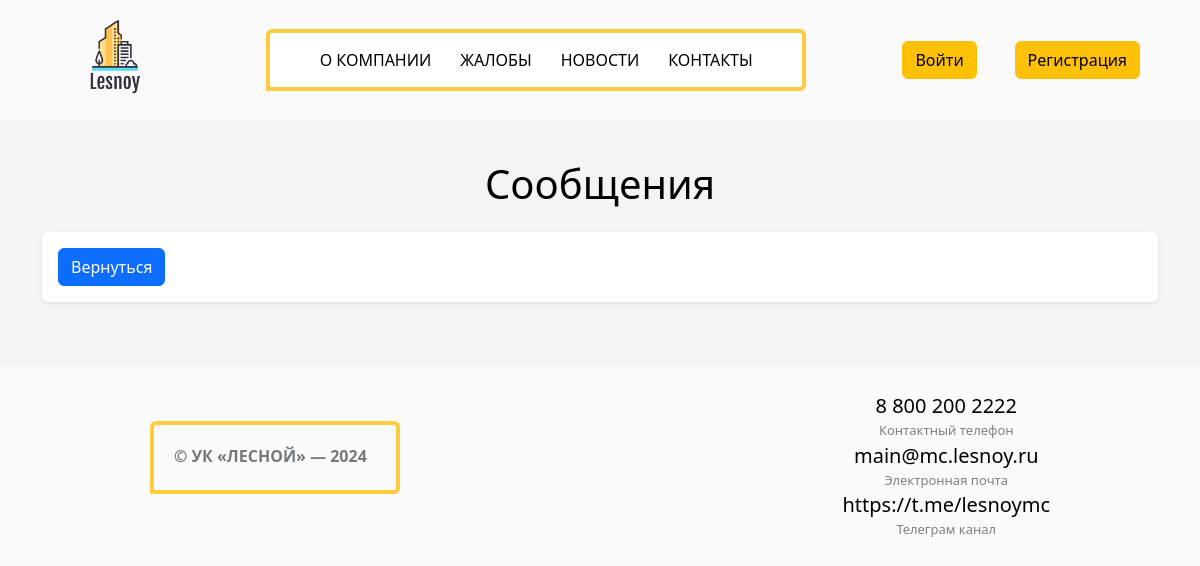
The app's page /admin_messages/reply/19, older data.
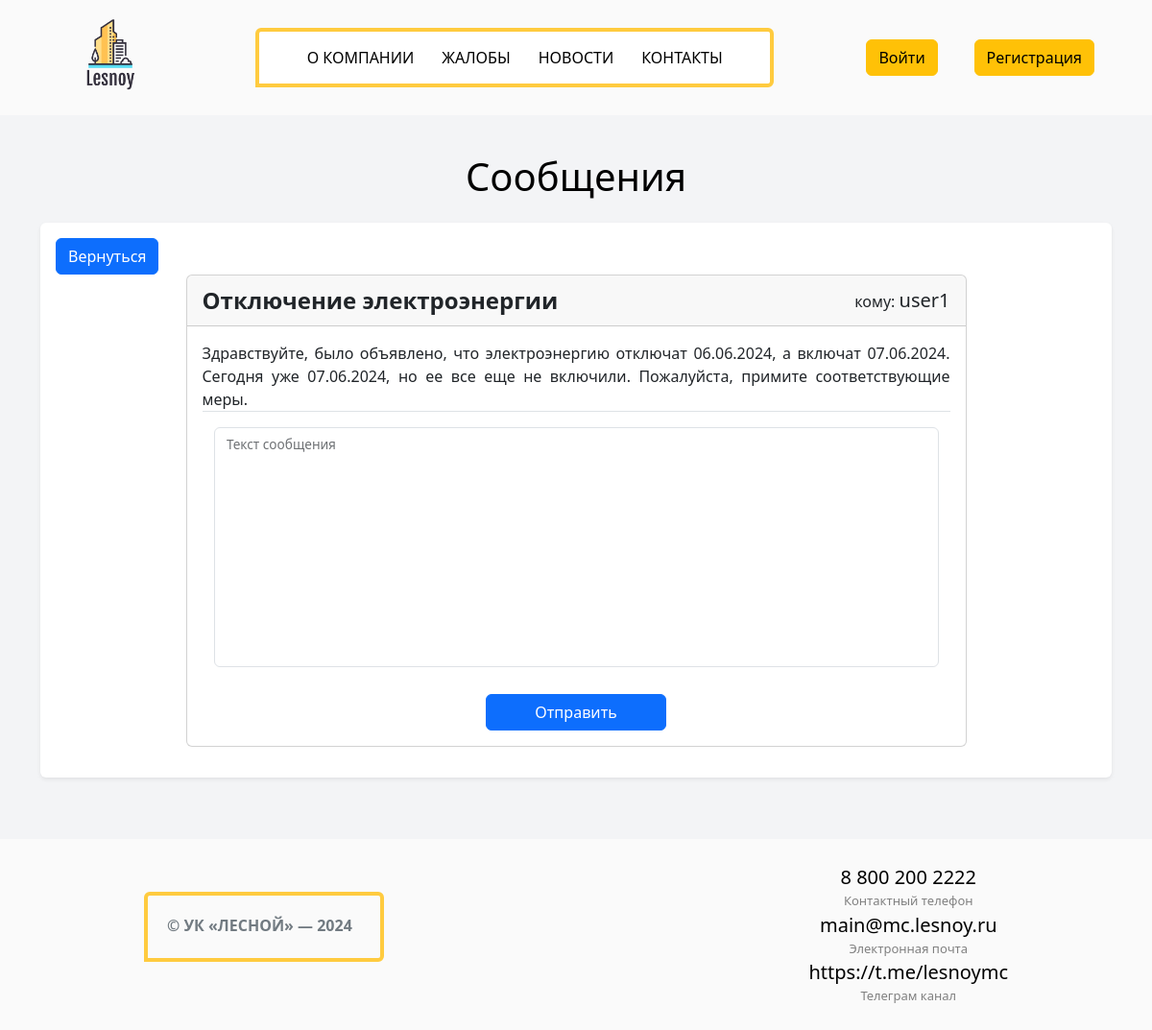
The same page, newer data.
### main/models.py (models this page shows, shortened)
class Messages(models.Model):
    class Meta:
        db_table = "messages"
        verbose_name = "message"
        verbose_name_plural = "messages"
    user = models.ForeignKey(User, on_delete=models.CASCADE, null=True)
    send_date = models.DateTimeField(null=True)
    title = models.CharField(max_length=40, null=True)
    question_text = models.TextField(max_length=1000, null=True)
    reply_text = models.TextField(max_length=1000, default="Нет ответа")
    reply_date = models.DateTimeField(null=True)
    is_read = models.BooleanField(default=False)

### main/views.py (the view)
# urls.py: path('reply/<int:message_id>', views.reply_view, name="reply"),
def reply_view(request, message_id):
    message = models.Messages.objects.filter(id=message_id)
    if request.method == "POST":
        form = SendReplyForm(request.POST)
        if form.is_valid():
            reply_date_string = datetime.now().strftime("%Y-%m-%d %H:%M:%S")
            reply_date = datetime.strptime(reply_date_string, "%Y-%m-%d %H:%M:%S")
            message.update(
                reply_text=form.cleaned_data["text"],
                is_read=False,
                reply_date=reply_date
            )
            messages.success(request, "Ответ отправлен")
            return redirect("..")
    else:
        form = SendReplyForm()
    return render(request, "reply.html", {"messages_list": message, "form": form})

### main/forms.py (shortened to what this page needs)
class SendReplyForm(forms.Form):
    text = forms.CharField(
        max_length=1000,
        widget=forms.Textarea(attrs={
            "class": "form-control",
            "id": "form_text",
            "style": "resize: none; text-align: justify; height: 250px;"
        })
    )

### templates/reply.html (shortened to what this page needs)
{% extends "admin_messages.html" %}
{% block backbutton %}
<a href="{% url 'admin_messages' %}" class="btn btn-primary position-relative top-0 start-0">Вернуться</a>
{% endblock %}
{% block reply %}
{% for message in messages_list %}
<div class="card text-center w-75 mb-3" style="margin: 0 auto;">
    <div class="card-header text-center d-flex justify-content-between align-items-center">
        <div class="fs-4 fw-bold">{{ message.title }}</div>
        <div>кому: <span class="lead">{{ message.user.username }}</span></div>
    </div>
    <div class="card-body">
        <p class="card-text nav-tabs mb-3" style="text-align: justify;">{{ message.question_text }}</p>
        <form method="post" class="container d-flex flex-column mt-3">
            <div class="form-floating">
                {{ form.text }}
                <label for="form_text">Текст сообщения</label>
            </div>
            <button class="btn btn-primary w-25 mt-3" style="margin: 0 auto;">Отправить</button>
        </form>
    </div>
</div>
{% endfor %}
{% endblock %}

Row changes from the older to the newer data that the page shows:
added Messages: title "Отключение электроэнергии", user.username "user1", question_text "Здравствуйте, было объявлено, что электроэнергию отключат 06.06.2024, а включат 07.06.2024. Сегодня уже 07.06.2024, но ее все еще не включили. Пожалуйста, примите соответствующие меры."
